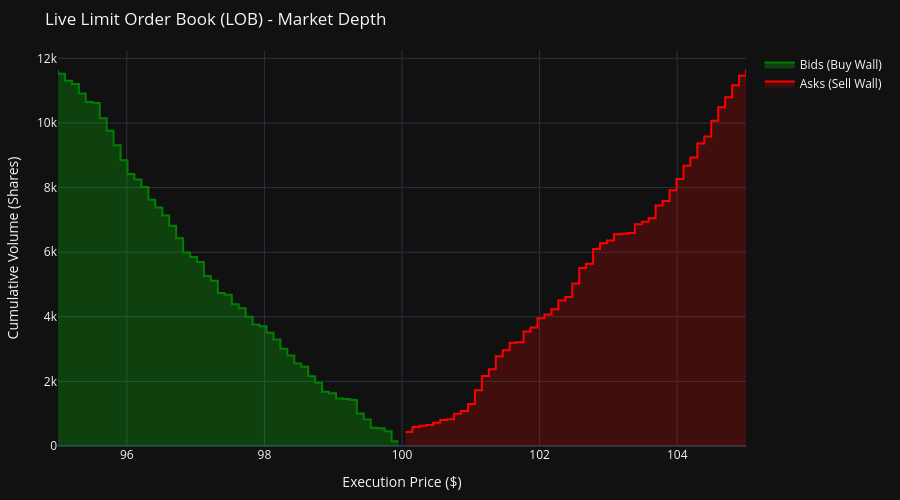

Notebook code for this chart:
### Code cell
import numpy as np
import pandas as pd
import plotly.graph_objects as go

def generate_lob_depth_data(current_price=100.0, depth_levels=50):
    """
    Simulates the Limit Order Book (LOB) snapshot generated by our C++ engine.
    In a real production environment, your C++ engine would push this data 
    to Python via a socket, Redis, or a memory-mapped file.
    """
    # Generate Bids (Buyers willing to pay less than current price)
    # Prices step down from the spread
    bid_prices = np.linspace(current_price - 0.05, current_price - 5.0, depth_levels)
    # Random volumes at each price level
    bid_volumes = np.random.randint(10, 500, depth_levels)
    
    # Generate Asks (Sellers wanting more than current price)
    # Prices step up from the spread
    ask_prices = np.linspace(current_price + 0.05, current_price + 5.0, depth_levels)
    # Random volumes at each price level
    ask_volumes = np.random.randint(10, 500, depth_levels)
    
    return bid_prices, bid_volumes, ask_prices, ask_volumes

def plot_market_depth():
    # 1. Fetch the LOB snapshot
    b_prices, b_vols, a_prices, a_vols = generate_lob_depth_data()
    
    # 2. Calculate Cumulative Volume (The core of a Market Depth Chart)
    # For Bids: We sum volumes as we go lower in price
    cumulative_bids = np.cumsum(b_vols)
    
    # For Asks: We sum volumes as we go higher in price
    cumulative_asks = np.cumsum(a_vols)
    
    # 3. Create the Interactive Chart
    fig = go.Figure()
    
    # Add Bids (Green side) - We use 'hv' (horizontal-vertical) to create the step-chart effect
    fig.add_trace(go.Scatter(
        x=b_prices, 
        y=cumulative_bids,
        mode='lines',
        line_shape='hv',
        name='Bids (Buy Wall)',
        fill='tozeroy',
        fillcolor='rgba(0, 255, 0, 0.2)',
        line=dict(color='green', width=2),
        hovertemplate="Price: $%{x:.2f}<br>Cumulative Volume: %{y} shares<extra></extra>"
    ))
    
    # Add Asks (Red side)
    fig.add_trace(go.Scatter(
        x=a_prices, 
        y=cumulative_asks,
        mode='lines',
        line_shape='hv',
        name='Asks (Sell Wall)',
        fill='tozeroy',
        fillcolor='rgba(255, 0, 0, 0.2)',
        line=dict(color='red', width=2),
        hovertemplate="Price: $%{x:.2f}<br>Cumulative Volume: %{y} shares<extra></extra>"
    ))
    
    # 4. Configure Layout for Jupyter Zoom/Pan interactivity
    fig.update_layout(
        title="Live Limit Order Book (LOB) - Market Depth",
        xaxis_title="Execution Price ($)",
        yaxis_title="Cumulative Volume (Shares)",
        hovermode="x unified",
        template="plotly_dark",
        xaxis=dict(
            rangeslider=dict(visible=False), # We disable the bottom slider for a cleaner look
            fixedrange=False # Enables scrolling to zoom on X axis
        ),
        yaxis=dict(
            fixedrange=False # Enables scrolling to zoom on Y axis
        ),
        height=500,
        margin=dict(l=40, r=40, t=50, b=40)
    )
    
    # This renders the interactive chart directly inside your Jupyter Notebook cell
    fig.show()

# Execute the visualization
plot_market_depth()

### Figure 1 — Plotly figure (JSON) as saved in the notebook; plotly's stock layout.template omitted (floating-point values rounded to 4 significant figures)
{"data": [{"fill": "tozeroy", "fillcolor": "rgba(0, 255, 0, 0.2)", "hovertemplate": "Price: $%{x:.2f}<br>Cumulative Volume: %{y} shares<extra></extra>", "line": {"color": "green", "shape": "hv", "width": 2}, "mode": "lines", "name": "Bids (Buy Wall)", "type": "scatter", "x": [99.95, 99.85, 99.75, 99.65, 99.55, 99.44, 99.34, 99.24, 99.14, 99.04, 98.94, 98.84, 98.74, 98.64, 98.54, 98.43, 98.33, 98.23, 98.13, 98.03, 97.93, 97.83, 97.73, 97.63, 97.53, 97.42, 97.32, 97.22, 97.12, 97.02, 96.92, 96.82, 96.72, 96.62, 96.52, 96.41, 96.31, 96.21, 96.11, 96.01, 95.91, 95.81, 95.71, 95.61, 95.51, 95.4, 95.3, 95.2, 95.1, 95.0], "y": [148, 458, 550, 567, 820, 1008, 1426, 1453, 1471, 1634, 1682, 1960, 2163, 2457, 2553, 2802, 3012, 3297, 3505, 3704, 3765, 4000, 4261, 4392, 4681, 4733, 5113, 5259, 5697, 5854, 5987, 6429, 6818, 7132, 7381, 7622, 8014, 8248, 8423, 8847, 9310, 9760, 10144, 10620, 10649, 10910, 11210, 11307, 11525, 11631]}, {"fill": "tozeroy", "fillcolor": "rgba(255, 0, 0, 0.2)", "hovertemplate": "Price: $%{x:.2f}<br>Cumulative Volume: %{y} shares<extra></extra>", "line": {"color": "red", "shape": "hv", "width": 2}, "mode": "lines", "name": "Asks (Sell Wall)", "type": "scatter", "x": [100.0, 100.2, 100.3, 100.4, 100.5, 100.6, 100.7, 100.8, 100.9, 101.0, 101.1, 101.2, 101.3, 101.4, 101.5, 101.6, 101.7, 101.8, 101.9, 102.0, 102.1, 102.2, 102.3, 102.4, 102.5, 102.6, 102.7, 102.8, 102.9, 103.0, 103.1, 103.2, 103.3, 103.4, 103.5, 103.6, 103.7, 103.8, 103.9, 104.0, 104.1, 104.2, 104.3, 104.4, 104.5, 104.6, 104.7, 104.8, 104.9, 105.0], "y": [433, 587, 625, 647, 723, 806, 825, 996, 1086, 1299, 1724, 2165, 2374, 2778, 2962, 3195, 3210, 3542, 3670, 3956, 4074, 4235, 4503, 4614, 5032, 5514, 5645, 6100, 6280, 6359, 6553, 6571, 6595, 6868, 6945, 7048, 7442, 7581, 7916, 8269, 8675, 8932, 9363, 9581, 10072, 10488, 10794, 11164, 11464, 11646]}], "layout": {"height": 500, "hovermode": "x unified", "margin": {"b": 40, "l": 40, "r": 40, "t": 50}, "title": {"text": "Live Limit Order Book (LOB) - Market Depth"}, "xaxis": {"fixedrange": false, "rangeslider": {"visible": false}, "title": {"text": "Execution Price ($)"}}, "yaxis": {"fixedrange": false, "title": {"text": "Cumulative Volume (Shares)"}}}}
